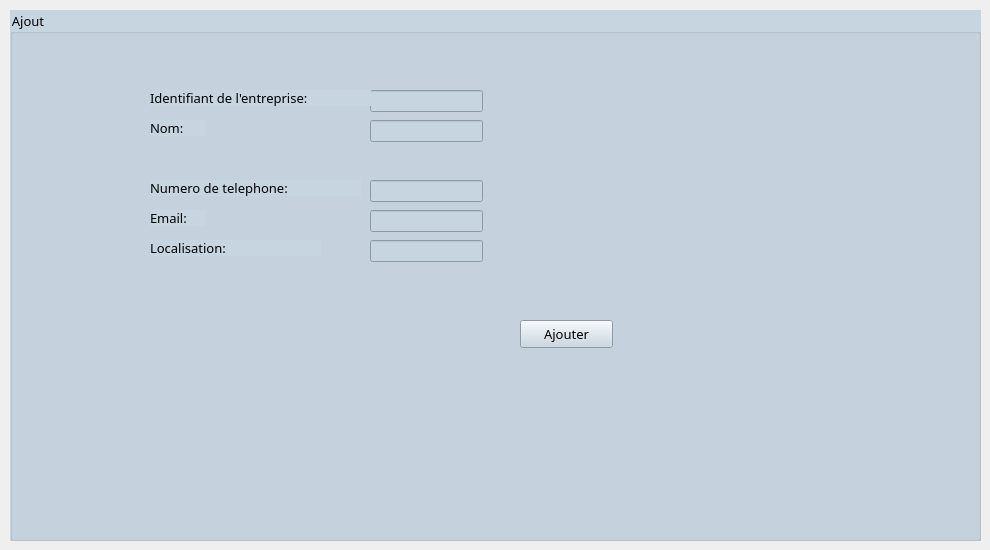
    <widget class="QWidget" name="tab">
     <attribute name="title">
      <string>Ajouter une Entreprise</string>
     </attribute>
     <widget class="QGroupBox" name="groupBox">
      <property name="geometry">
       <rect>
        <x>10</x>
        <y>10</y>
        <width>971</width>
        <height>531</height>
       </rect>
      </property>
      <property name="font">
       <font>
        <family>Arial Rounded MT Bold</family>
        <pointsize>10</pointsize>
       </font>
      </property>
      <property name="styleSheet">
       <string notr="true">background-color: rgb(199, 213, 224);
border-color: rgb(0, 0, 0);</string>
      </property>
      <property name="title">
       <string>Ajout</string>
      </property>
      <widget class="QLineEdit" name="nom_entreprise">
       <property name="geometry">
        <rect>
         <x>360</x>
         <y>110</y>
         <width>113</width>
         <height>22</height>
        </rect>
       </property>
      </widget>
      <widget class="QLabel" name="label_2">
       <property name="geometry">
        <rect>
         <x>140</x>
         <y>110</y>
         <width>56</width>
         <height>16</height>
        </rect>
       </property>
       <property name="font">
        <font>
         <family>Arial Rounded MT Bold</family>
         <pointsize>10</pointsize>
        </font>
       </property>
       <property name="text">
        <string>Nom:</string>
       </property>
      </widget>
      <widget class="QLineEdit" name="num_tel">
       <property name="geometry">
        <rect>
         <x>360</x>
         <y>170</y>
         <width>113</width>
         <height>22</height>
        </rect>
       </property>
       <property name="styleSheet">
        <string notr="true">border-color: rgb(199, 213, 224);</string>
       </property>
       <property name="maxLength">
        <number>8</number>
       </property>
      </widget>
      <widget class="QLineEdit" name="loc">
       <property name="geometry">
        <rect>
         <x>360</x>
         <y>230</y>
         <width>113</width>
         <height>22</height>
        </rect>
       </property>
      </widget>
      <widget class="QLineEdit" name="email">
       <property name="geometry">
        <rect>
         <x>360</x>
         <y>200</y>
         <width>113</width>
         <height>22</height>
        </rect>
       </property>
       <property name="maxLength">
        <number>32778</number>
       </property>
      </widget>
      <widget class="QLabel" name="label_8">
       <property name="geometry">
        <rect>
         <x>140</x>
         <y>200</y>
         <width>56</width>
         <height>16</height>
        </rect>
       </property>
       <property name="font">
        <font>
         <family>Arial Rounded MT Bold</family>
         <pointsize>10</pointsize>
        </font>
       </property>
       <property name="text">
        <string>Email:</string>
       </property>
      </widget>
      <widget class="QLineEdit" name="id_Entreprise">
       <property name="geometry">
        <rect>
         <x>360</x>
         <y>80</y>
         <width>113</width>
         <height>22</height>
        </rect>
       </property>
      </widget>
      <widget class="QLabel" name="label_6">
       <property name="geometry">
        <rect>
         <x>140</x>
         <y>170</y>
         <width>211</width>
         <height>16</height>
        </rect>
       </property>
       <property name="font">
        <font>
         <family>Arial Rounded MT Bold</family>
         <pointsize>10</pointsize>
        </font>
       </property>
       <property name="text">
        <string>Numero de telephone:</string>
       </property>
      </widget>
      <widget class="QLabel" name="label_7">
       <property name="geometry">
        <rect>
         <x>140</x>
         <y>230</y>
         <width>171</width>
         <height>16</height>
        </rect>
       </property>
       <property name="font">
        <font>
         <family>Arial Rounded MT Bold</family>
         <pointsize>10</pointsize>
        </font>
       </property>
       <property name="text">
        <string>Localisation:</string>
       </property>
      </widget>
      <widget class="QLabel" name="label">
       <property name="geometry">
        <rect>
         <x>140</x>
         <y>80</y>
         <width>221</width>
         <height>16</height>
        </rect>
       </property>
       <property name="font">
        <font>
         <family>Arial Rounded MT Bold</family>
         <pointsize>10</pointsize>
        </font>
       </property>
       <property name="text">
        <string>Identifiant de l'entreprise:</string>
       </property>
      </widget>
      <widget class="QPushButton" name="B_ajouter">
       <property name="geometry">
        <rect>
         <x>510</x>
         <y>310</y>
         <width>93</width>
         <height>28</height>
        </rect>
       </property>
       <property name="font">
        <font>
         <family>Arial Rounded MT Bold</family>
         <pointsize>10</pointsize>
        </font>
       </property>
       <property name="text">
        <string>Ajouter</string>
       </property>
      </widget>
     </widget>
    </widget>
